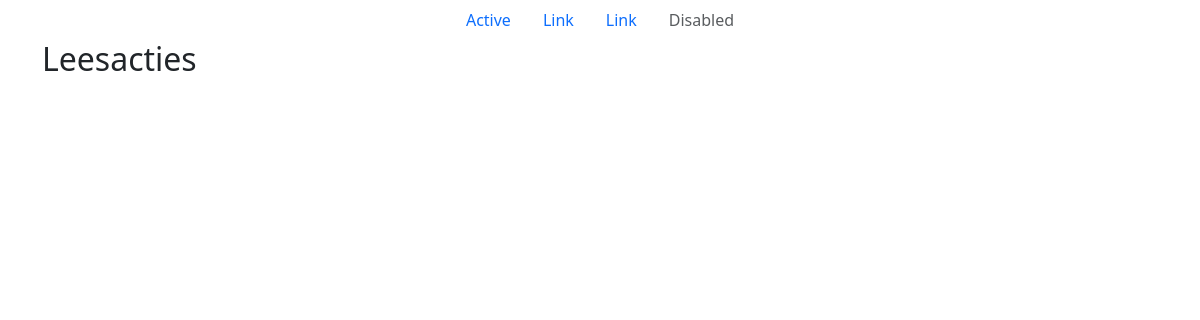
Before: /readfeed/ with the older database file.
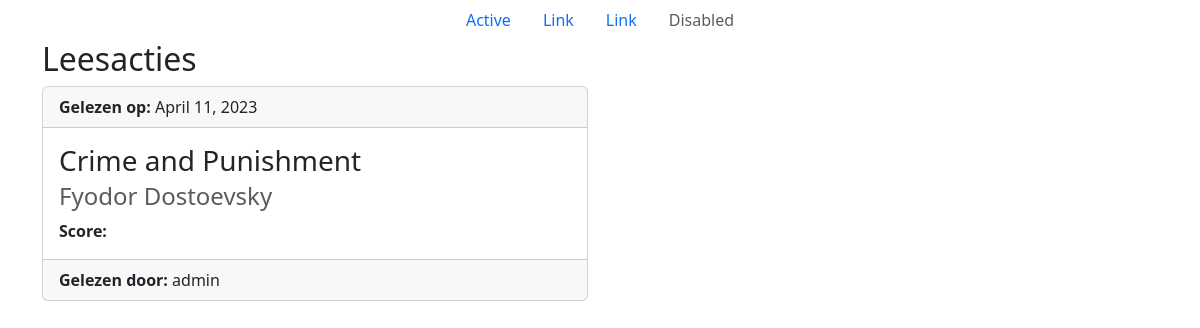
After: the same page with the newer database file.
### base/models.py (models this page shows, shortened)
class Read(models.Model):
    book = models.ForeignKey(Book, on_delete=models.CASCADE)
    user = models.ForeignKey(User, on_delete=models.CASCADE)
    date = models.DateField(null=True, blank=True)
    score = models.IntegerField(max_length=1)

class Book(models.Model):
    title = models.CharField(max_length=100)
    author = models.CharField(max_length=100)
    genre = models.CharField(max_length=75)
    number_of_pages = models.IntegerField(max_length=5)
    approved = models.BooleanField(default=False)
    approved_by = models.ForeignKey(User, on_delete=models.CASCADE, null=True, blank=True)

### base/views.py (the view)
# urls.py: path('readfeed/', views.read_feed, name="readfeed"),
def read_feed(request):
    actions = Read.objects.all().order_by('-date')
    context = {'actions': actions}
    return render(request, 'base/readfeed.html', context)

### base/templates/base/readfeed.html (shortened to what this page needs)
{% extends 'base/base.html' %}
{% load static %}
{% block content %}
	<h2>Leesacties</h2>
	<div class="row row-cols-1 row-cols-md-2 g-4">
		{% for action in actions %}
			<div class="col">
				<div class="card">
					<div class="card-header">
						<strong>Gelezen op: </strong> {{ action.date }} <br>
					</div>
					<div class="card-body">
						<h3 class="card-title">{{ action.book.title }}</h3>
						<h4 class="card-subtitle mb-2 text-muted">{{ action.book.author }}</h4>
						<strong>Score: </strong><br>
					</div>
					<div class="card-footer">
						<strong>Gelezen door: </strong> {{ action.user }} <br>
					</div>
				</div>
			</div>
		{% endfor %}
	</div>
{% endblock %}

Changed rows visible on the page:
added Read: date "April 11, 2023", book "Crime and Punishment", book.author "Fyodor Dostoevsky", user "admin"
